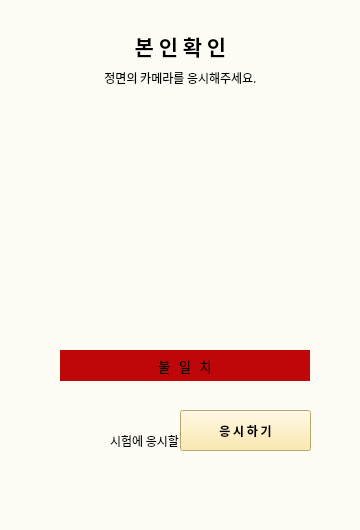
<?xml version="1.0" encoding="UTF-8"?>
<ui version="4.0">
 <class>MainWindow</class>
 <widget class="QMainWindow" name="MainWindow">
  <property name="geometry">
   <rect>
    <x>0</x>
    <y>0</y>
    <width>360</width>
    <height>530</height>
   </rect>
  </property>
  <property name="minimumSize">
   <size>
    <width>360</width>
    <height>530</height>
   </size>
  </property>
  <property name="mouseTracking">
   <bool>false</bool>
  </property>
  <property name="windowTitle">
   <string>WatchU</string>
  </property>
  <property name="autoFillBackground">
   <bool>false</bool>
  </property>
  <property name="styleSheet">
   <string notr="true">background-color:rgb(252, 252, 244)</string>
  </property>
  <widget class="QWidget" name="centralwidget">
   <property name="minimumSize">
    <size>
     <width>360</width>
     <height>530</height>
    </size>
   </property>
   <widget class="QPushButton" name="startButton">
    <property name="geometry">
     <rect>
      <x>180</x>
      <y>410</y>
      <width>131</width>
      <height>41</height>
     </rect>
    </property>
    <property name="font">
     <font>
      <family>나눔스퀘어라운드 Bold</family>
      <weight>75</weight>
      <bold>true</bold>
     </font>
    </property>
    <property name="accessibleName">
     <string>startButton</string>
    </property>
    <property name="styleSheet">
     <string notr="true">background-color:rgb(255, 230, 153)</string>
    </property>
    <property name="text">
     <string>응 시 하 기</string>
    </property>
    <property name="autoDefault">
     <bool>true</bool>
    </property>
    <property name="flat">
     <bool>false</bool>
    </property>
   </widget>
   <widget class="QLabel" name="img_frame">
    <property name="geometry">
     <rect>
      <x>60</x>
      <y>100</y>
      <width>250</width>
      <height>281</height>
     </rect>
    </property>
    <property name="text">
     <string/>
    </property>
    <property name="alignment">
     <set>Qt::AlignCenter</set>
    </property>
   </widget>
   <widget class="QLabel" name="warning_msg">
    <property name="geometry">
     <rect>
      <x>110</x>
      <y>420</y>
      <width>201</width>
      <height>41</height>
     </rect>
    </property>
    <property name="font">
     <font>
      <family>나눔스퀘어</family>
     </font>
    </property>
    <property name="text">
     <string>시험에 응시할 수 없습니다.</string>
    </property>
   </widget>
   <widget class="QLabel" name="recog_title">
    <property name="geometry">
     <rect>
      <x>120</x>
      <y>30</y>
      <width>121</width>
      <height>31</height>
     </rect>
    </property>
    <property name="font">
     <font>
      <family>나눔스퀘어 Bold</family>
      <pointsize>16</pointsize>
      <weight>75</weight>
      <bold>true</bold>
     </font>
    </property>
    <property name="text">
     <string>본 인 확 인</string>
    </property>
    <property name="alignment">
     <set>Qt::AlignCenter</set>
    </property>
   </widget>
   <widget class="QLabel" name="notice">
    <property name="geometry">
     <rect>
      <x>80</x>
      <y>70</y>
      <width>201</width>
      <height>16</height>
     </rect>
    </property>
    <property name="font">
     <font>
      <family>나눔스퀘어 Light</family>
     </font>
    </property>
    <property name="text">
     <string>정면의 카메라를 응시해주세요.</string>
    </property>
    <property name="alignment">
     <set>Qt::AlignCenter</set>
    </property>
   </widget>
   <widget class="QLabel" name="match_true">
    <property name="geometry">
     <rect>
      <x>60</x>
      <y>350</y>
      <width>250</width>
      <height>31</height>
     </rect>
    </property>
    <property name="font">
     <font>
      <family>나눔스퀘어</family>
      <pointsize>10</pointsize>
     </font>
    </property>
    <property name="styleSheet">
     <string notr="true">background-color:rgb(1, 218, 1)</string>
    </property>
    <property name="text">
     <string>일        치</string>
    </property>
    <property name="alignment">
     <set>Qt::AlignCenter</set>
    </property>
    <property name="indent">
     <number>4</number>
    </property>
   </widget>
   <widget class="QLabel" name="match_false">
    <property name="geometry">
     <rect>
      <x>60</x>
      <y>350</y>
      <width>250</width>
      <height>31</height>
     </rect>
    </property>
    <property name="font">
     <font>
      <family>나눔스퀘어</family>
      <pointsize>10</pointsize>
     </font>
    </property>
    <property name="styleSheet">
     <string notr="true">background-color:rgb(191, 6, 9)</string>
    </property>
    <property name="text">
     <string>불   일   치</string>
    </property>
    <property name="alignment">
     <set>Qt::AlignCenter</set>
    </property>
    <property name="indent">
     <number>4</number>
    </property>
   </widget>
   <zorder>warning_msg</zorder>
   <zorder>startButton</zorder>
   <zorder>img_frame</zorder>
   <zorder>recog_title</zorder>
   <zorder>notice</zorder>
   <zorder>match_true</zorder>
   <zorder>match_false</zorder>
  </widget>
  <widget class="QStatusBar" name="statusbar"/>
 </widget>
 <resources/>
 <connections/>
</ui>
